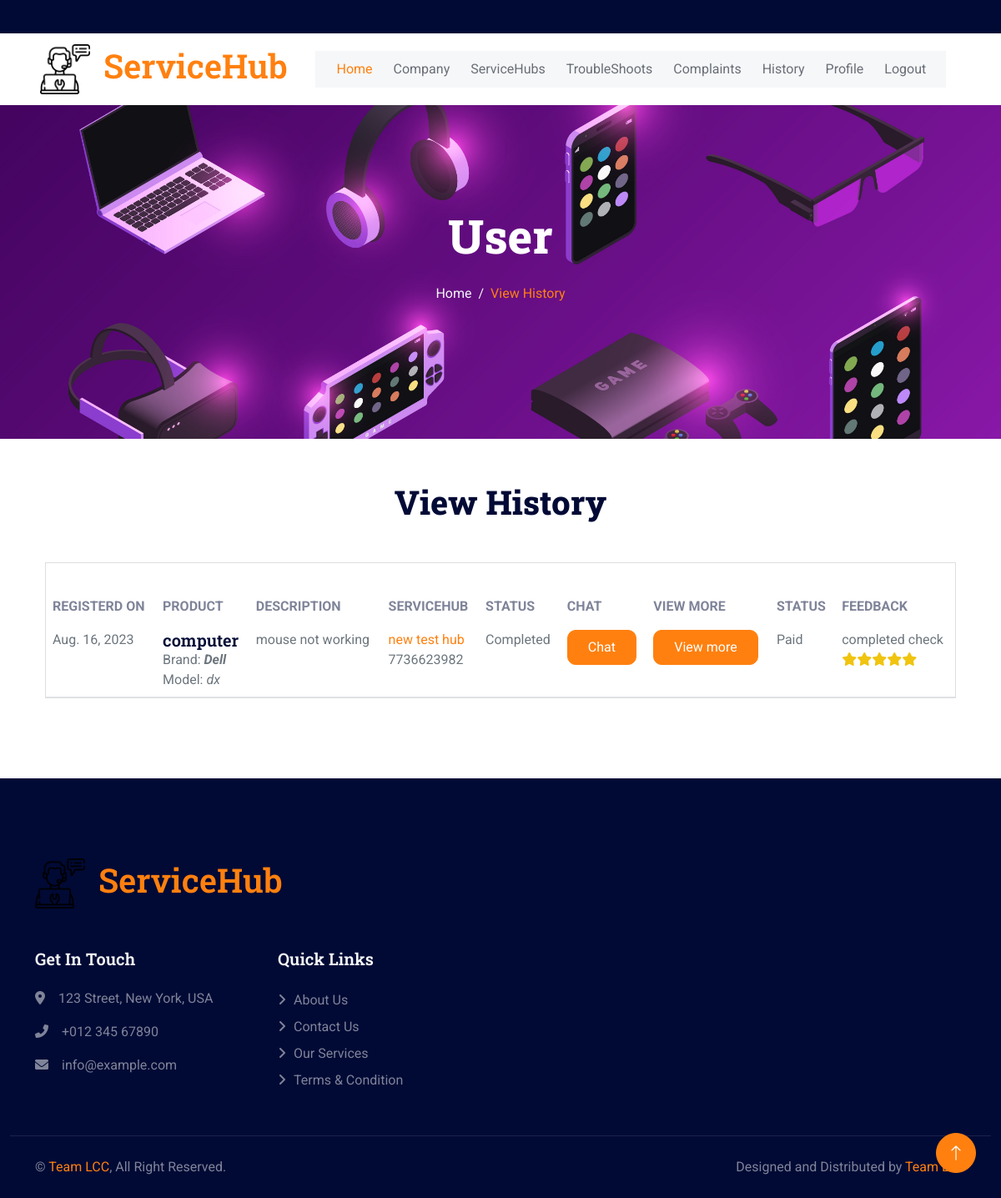
/user-viewhistory/ (signed in), run on the app's committed database.
### servicehub_app/models.py (models this page shows)
class Complaint(models.Model):
    hub=models.ForeignKey(ServicehubReg,on_delete=models.CASCADE)
    serviceproduct=models.ForeignKey(Serviceproducts,on_delete=models.CASCADE)
    user=models.ForeignKey(UserReg,on_delete=models.CASCADE,null=True)
    completed_on=models.DateField(null=True)
    model=models.CharField(max_length=30)
    complaint_text=models.TextField()
    booked_on=models.DateField(null=True)
    submitdate=models.DateField(null=True)
    total=models.CharField(max_length=30,null=True)
    paid_on=models.DateField(null=True)
    payment_type=models.CharField(max_length=30,null=True)
    feedback_desc=models.TextField(null=True,blank=True)
    rating=models.CharField(max_length=30,null=True,blank=True)
    payment_status=models.CharField(max_length=30,default='Unpaid')
    complaint_status=models.CharField(max_length=30,default='Pending')

class Serviceproducts(models.Model):
    hubbrands=models.ForeignKey(HubBrands,on_delete=models.CASCADE,null=True)
    productname=models.CharField(max_length=30)

class HubBrands(models.Model):
    hub=models.ForeignKey(ServicehubReg,on_delete=models.CASCADE)
    brand=models.ForeignKey(Brand,on_delete=models.CASCADE)

class Brand(models.Model):
    brandname=models.CharField(max_length=30)

class ServicehubReg(models.Model):
    hub_login=models.ForeignKey(Login,on_delete=models.CASCADE)
    hub_name=models.CharField(max_length=30,null=True)
    hub_image=models.ImageField()
    hub_phone=models.CharField(max_length=30,null=True)
    hub_email=models.EmailField(null=True)
    hub_address=models.TextField()
    hub_pin=models.CharField(max_length=30,null=True)
    district=models.CharField(max_length=30)
    hub_licence=models.FileField()

### servicehub_app/views.py (the view)
# urls.py: path('user-viewhistory/',views.user_viewhistory),
def user_viewhistory(request):
    user=request.session['uid']
    complaints=Complaint.objects.filter(complaint_status='Completed',payment_status='Paid',user_id__id=user)
    return render(request,'user/user_viewhistory.html',{"complaints":complaints})

### templates/user/user_viewhistory.html (shortened to what this page needs)
{% extends 'user/user_dashboard.html' %}
{% block user %}
<div class="container-fluid page-header py-5 mb-1 wow fadeIn" data-wow-delay="0.1s" style="height: 400px!important;">
    <div class="container text-center py-5">
        <h1 class="display-4 text-white animated slideInDown mb-4" >User</h1>
        <nav aria-label="breadcrumb animated slideInDown">
            <ol class="breadcrumb justify-content-center mb-0">
                <li class="breadcrumb-item"><a href="/user-dashboard" >Home</a></li>
                <li class="breadcrumb-item active" aria-current="page" >View History</li>
            </ol>
        </nav>
    </div>
</div>
<div class="container-xxl py-5">
    <div class="container">
        <link href="https://maxcdn.bootstrapcdn.com/font-awesome/4.7.0/css/font-awesome.min.css" rel="stylesheet" />
        <link rel="stylesheet" href="https://cdnjs.cloudflare.com/ajax/libs/font-awesome/6.0.0-beta3/css/all.min.css" />
        <div class="container">
        <div class="text-center mx-auto" style="max-width: 500px;">
            <h1 class="display-6 mb-5">View History</h1>
        </div>
        <div class="row">
            <div class="col-md-12">
                <div class="card">
                    <div class="card-body">
                    </div>
                    <div class="table-responsive">
                        <table class="table no-wrap user-table mb-0">
                          <thead>
                            <tr>
                              <th scope="col" class="border-0 text-uppercase font-medium">Registerd on</th>
                              <th scope="col" class="border-0 text-uppercase font-medium">Product</th>
                              <th scope="col" class="border-0 text-uppercase font-medium">Description</th>
                              <th scope="col" class="border-0 text-uppercase font-medium">ServiceHub</th>
                              <th scope="col" class="border-0 text-uppercase font-medium">Status</th>
                              <th scope="col" class="border-0 text-uppercase font-medium">Chat</th>
                              <th scope="col" class="border-0 text-uppercase font-medium" >View More</th>
                              <th scope="col" class="border-0 text-uppercase font-medium" >Status</th>
                              <th scope="col" class="border-0 text-uppercase font-medium" >Feedback</th>
                            </tr>
                          </thead>
                          <tbody>
                            {% for complaint in complaints %}
                            <tr>
                            <td>
                                <span class="text-muted">{{complaint.booked_on}}</span><br>
                            </td>
                              <td>
                                  <h5 class="font-medium mb-0">{{complaint.serviceproduct.productname}}</h5>
                                  <span class="text-muted">Brand: <b><i>{{complaint.serviceproduct.hubbrands.brand.brandname}}</i></b></span><br>
                                  <span class="text-muted">Model: <i>{{complaint.model}}</i></span>
                              </td>
                              <td>
                                  <span class="text-muted">{{complaint.complaint_text}}</span><br>
                              </td>
                              <td>
                                  <span class="text-muted"><a href="/user-viewsinglehub?hubid={{complaint.hub.id}}">{{complaint.hub.hub_name}}</a></span><br>
                                  <span class="text-muted">{{complaint.hub.hub_phone}}</span>
                              </td>
                              <td>
                                  <span class="text-muted">{{complaint.complaint_status}}</span><br>
                              </td>
                              <td>
                                <span class="text-muted"><a href="/user-chat?cid={{complaint.id}}" class="btn btn-primary py-2 px-4" style="border-radius: 10px;">Chat</a></span><br>
                            </td>
                            <td>
                                <span class="text-muted">
                                    <a href="/user-viewmorecomplaintdetail?cid={{complaint.id}}" class="btn btn-primary py-2 px-4" style="border-radius: 10px;">View more</a>
                                </span>
                            </td>
                            <td>
                                <span class="text-muted">{{complaint.payment_status}}</span><br>
                            </td>
                            <td>
                                {% if complaint.feedback_desc == None %}
                                <span class="text-muted"><a href="/user-addfeedback?cid={{complaint.id}}" class="btn btn-primary py-2 px-4" style="border-radius: 10px;">Add Feedback</a></span>
                                {% else %}
                                <span class="text-muted">{{complaint.feedback_desc}}</span><br>
                                <span id="ratingStars_{{ complaint.id }}" class="text-muted">
                                </span>
                                {% endif %}
                            </td>
                            </tr>
                            {% endfor %}
                          </tbody>
                        </table>
                    </div>
                </div>
            </div>
        </div>
        </div>
    </div>
</div>
{% endblock user %}

### static/css/style.css (style rules this page uses)
:root { --primary: #FF800F; --secondary: #001064; --light: #F6F7F8; --dark: #010A35; }
.btn { transition: .5s; }
.btn.btn-primary, .btn.btn-outline-primary:hover, .btn.btn-secondary, .btn.btn-outline-secondary:hover { color: #FFFFFF; }
.page-header { background: linear-gradient(rgba(1, 10, 53, 0), rgba(1, 10, 53, 0)), url(../img/c-1.jpg) center center no-repeat; background-size: cover; background-position: center center; padding-top: 6.25% !important; }
.page-header .breadcrumb-item a, .page-header .breadcrumb-item+.breadcrumb-item::before { color: var(--light); }
.page-header .breadcrumb-item a:hover, .page-header .breadcrumb-item.active { color: var(--primary); }

### data on the page
Complaint: booked_on "Aug. 16, 2023", serviceproduct.productname "computer", serviceproduct.hubbrands.brand.brandname "Dell", model "dx", complaint_text "mouse not working", hub.hub_name "new test hub", hub.hub_phone "7736623982", complaint_status "Completed", payment_status "Paid", feedback_desc "completed check"
